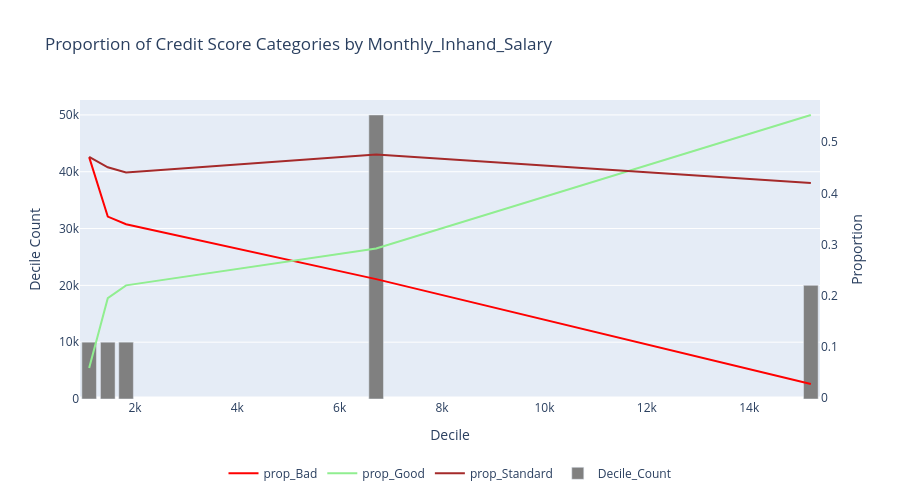

Notebook source saved alongside this figure:
### Code cell
chart_types = {
    "prop_Good":"line",
    "prop_Standard":"line",
    "prop_Bad": "line",  
    "Decile_Count": "bar"    
}

fig = plot_interactive_chart(
    df=grouped_deciles_summary,  
    y_columns=["prop_Bad", "prop_Good", "prop_Standard", "Decile_Count"],  
    x_column="Decile_Max",  
    chart_types=chart_types, 
    title=f"Proportion of Credit Score Categories by {continuous_variable}",
    x_title="Decile",
    y_title="Decile Count",  
    y2_title="Proportion",   
    secondary_y=["prop_Bad", "prop_Good", "prop_Standard"],  
    width=900,
    height=500,
    custom_colors={"prop_Bad": "red", "prop_Good":"lightgreen",
    "prop_Standard":"brown", "Decile_Count": "gray"}  
)

fig.show()

### Figure 1 — Plotly figure (JSON) as saved in the notebook; plotly's stock layout.template omitted (floating-point values rounded to 4 significant figures)
{"data": [{"line": {"color": "red"}, "mode": "lines", "name": "prop_Bad", "type": "scatter", "x": [1105.0, 1469.0, 1826.0, 6712.0, 15200.0], "y": [0.4709, 0.3544, 0.3394, 0.2319, 0.02625], "yaxis": "y2"}, {"line": {"color": "lightgreen"}, "mode": "lines", "name": "prop_Good", "type": "scatter", "x": [1105.0, 1469.0, 1826.0, 6712.0, 15200.0], "y": [0.05788, 0.1946, 0.2197, 0.2918, 0.5536], "yaxis": "y2"}, {"line": {"color": "brown"}, "mode": "lines", "name": "prop_Standard", "type": "scatter", "x": [1105.0, 1469.0, 1826.0, 6712.0, 15200.0], "y": [0.4713, 0.4509, 0.4409, 0.4763, 0.4202], "yaxis": "y2"}, {"marker": {"color": "gray"}, "name": "Decile_Count", "type": "bar", "x": [1105.0, 1469.0, 1826.0, 6712.0, 15200.0], "y": [10003, 9999, 10005, 49994, 19999], "yaxis": "y"}], "layout": {"height": 500, "legend": {"orientation": "h", "x": 0.5, "xanchor": "center", "y": -0.2, "yanchor": "top"}, "title": {"text": "Proportion of Credit Score Categories by Monthly_Inhand_Salary"}, "width": 900, "xaxis": {"title": {"text": "Decile"}}, "yaxis": {"title": {"text": "Decile Count"}}, "yaxis2": {"overlaying": "y", "showgrid": false, "side": "right", "title": {"text": "Proportion"}}}}
